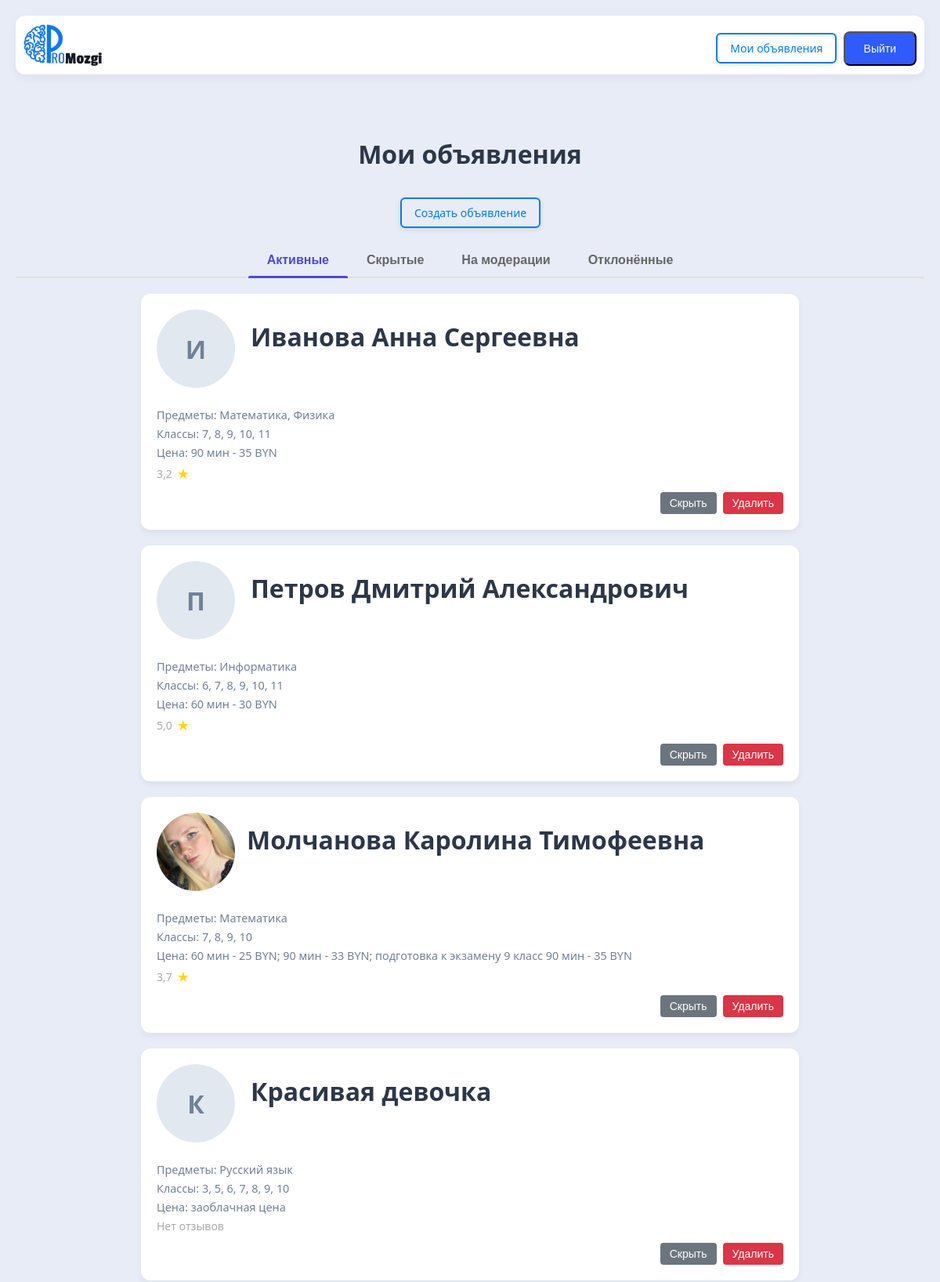
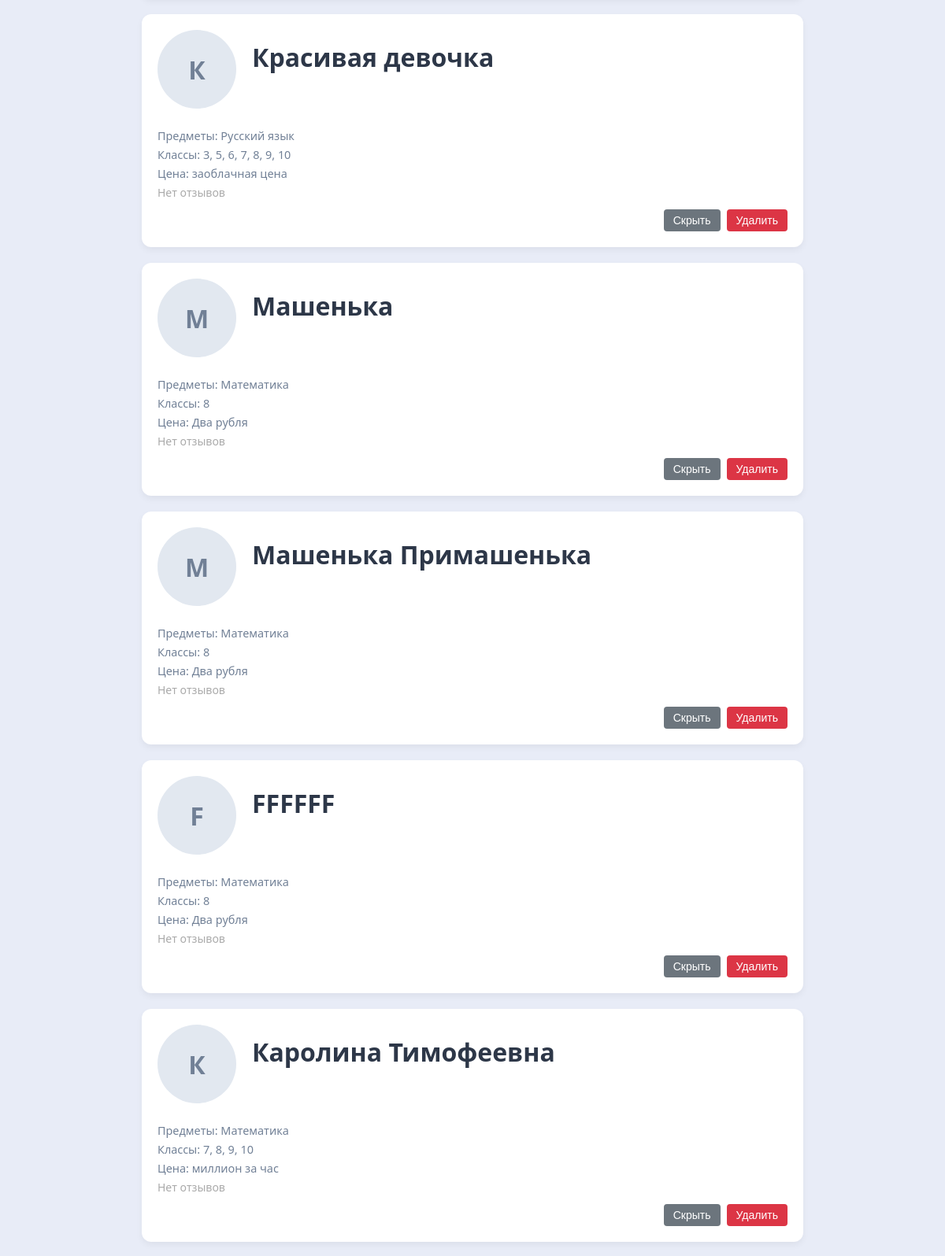
The app's page /my-ads/ (signed in, upper part) with its own data (2 pictures, top to bottom).
### myapp/models.py (models this page shows, shortened)
class Teacher(models.Model):
	user = models.ForeignKey(User, on_delete=models.CASCADE, verbose_name="Пользователь", related_name="teachers")
	photo = models.ImageField(upload_to='teachers_photos/', blank=True, null=True, verbose_name="Фото")
	fio = models.CharField("ФИО", max_length=50)
	description = models.TextField("Onиcaниe", null=True, blank=True)
	price = models.TextField("Цена", null=True, blank=True)
	subjects = models.ManyToManyField(Subjects, verbose_name="Учебный предмет")
	klass = models.ManyToManyField(Klass, verbose_name= "Класс")
	phone = models.CharField("Телефон", max_length=20, blank=True, null=True)
	STATUS_CHOICES = [
        ('active', 'Активное'),
        ('hidden', 'Скрытое'),
        ('moderation', 'На модерации'),
		('rejected', 'Отклонённые'),
    ]
	status = models.CharField(max_length=20, choices=STATUS_CHOICES, default='moderation')
	def average_rating(self):
		reviews = self.reviews.all()  # предполагается, что related_name='reviews'
		if not reviews:
			return 0
		avg = sum(review.rating for review in reviews) / len(reviews)
		return round(avg, 1)
	def __str__(self):
		return f"{self.fio}, {self.subjects_list}"
	class Meta:
		verbose_name_plural = "Учителя"
		verbose_name = "Учитель"
	@property
	def subjects_list(self):
		return ", ".join(map(str, self.subjects.all()))
	@property
	def klass_list(self):
		return ", ".join(map(str, self.klass.all()))

class Subjects(models.Model):
	name = models.CharField("Учебный предмет", max_length = 50)
	def __str__(self):
		return f"{self.name}"
	class Meta:
		verbose_name_plural = "Учебные предметы"
		verbose_name = "Учебный предмет"

class Klass(models.Model):
	name = models.CharField("Класс", max_length = 2)
	def __str__(self):
		return f"{self.name}"
	class Meta:
		verbose_name_plural = "Классы"
		verbose_name = "Класс"

class Review(models.Model):
    teacher = models.ForeignKey('Teacher', on_delete=models.CASCADE, related_name='reviews')
    user = models.ForeignKey(User, on_delete=models.CASCADE)
    text = models.TextField(verbose_name="Отзыв")
    rating = models.IntegerField(verbose_name="Оценка", choices=[(i, i) for i in range(1, 6)])
    created_at = models.DateTimeField(auto_now_add=True)

### myapp/views.py (the view)
# urls.py: path('my-ads/', MyAdsView.as_view(), name='my_ads'),
class MyAdsView(LoginRequiredMixin, ListView):
    model = Teacher
    template_name = 'teachers/my_ads.html'
    context_object_name = 'teachers'
    def get_queryset(self):
        return Teacher.objects.filter(user=self.request.user)
    def get_context_data(self, **kwargs):
        context = super().get_context_data(**kwargs)
        context['subjects'] = Subjects.objects.all()
        context['klasses'] = Klass.objects.all()
        print(context)
        return context

### myapp/templatetags/user_tags.py (called while the page is built)
@register.filter
def in_group(user, group_name):
    return user.groups.filter(name=group_name).exists()

### myapp/templates/teachers/my_ads.html (shortened to what this page needs)
{% load static %}
{% load user_tags %}
<!DOCTYPE html>
<html lang="en">
<head>
    <link rel="stylesheet" type="text/css" href="{% static 'myapp/style.css' %}">
    <link rel="stylesheet" href="{% static 'myapp/footer.css' %}">
    <link rel="stylesheet" href="{% static 'myapp/header.css' %}">
    <link rel="stylesheet" href="{% static 'myapp/my_ads.css' %}">
</head>
<body>
<header class="site-header">
    <div class="header-card">
        <a href="{% url 'teachers_list' %}" class="header-logo">
            <img src="{% static 'myapp/images/logo_header.png' %}" alt="ProMozgi" class="logo-img">
        </a>
        <div class="header-controls">
            {% if user.is_authenticated %}
                <div style="display: inline;">
                    <a href="{% url 'my_ads' %}" class="btn-outline">Мои объявления</a>
                    <form method="post" action="{% url 'logout' %}" style="display: inline;" id="logout-form">
                        <button type="submit" class="btn-v">Выйти</button>
                    </form>
                </div>
            {% else %}
                <div style="display: inline;">
                    <a href="{% url 'register' %}" class="btn-outline">Регистрация</a>
                    <a href="{% url 'login' %}?next={{ request.get_full_path|urlencode }}" class="btn-v">Войти</a>
                </div>
            {% endif %}
        </div>
    </div>
</header>
    <h1>Мои объявления</h1>
        <p style ="text-align: center;">
            <a href="{% url 'create_teacher' %}" class="btn-outline">Создать объявление</a>
        </p>
        <div class="tabs">
            <button class="tab-button active" data-tab="active">Активные</button>
            <button class="tab-button" data-tab="hidden">Скрытые</button>
            <button class="tab-button" data-tab="moderation">На модерации</button>
            <button class="tab-button" data-tab="rejected">Отклонённые</button>
        </div>
        <div id="active" class="tab-content active">
            {% if teachers %}
                {% for teacher in teachers %}
                {% if teacher.status == 'active' %}
                <div class="teacher-card" data-teacher-id="{{ teacher.id }}" data-status="active">
                    <a href="{% url 'teacher_details' teacher.id %}" class="teacher-link">
                        <div class="teacher-header">
                            {% if teacher.photo %}
                                <img src="{{ teacher.photo.url }}" alt="Фото {{ teacher.fio }}" class="avatar">
                            {% else %}
                                <div class="avatar-placeholder">{{ teacher.fio|first }}</div>
                            {% endif %}
                            <h1 class="teacher-name">{{ teacher.fio }}</h1>
                        </div>
                        <p class="subjects">Предметы: {{ teacher.subjects_list }}</p>
                        <p class="klass">Классы: {{ teacher.klass_list }}</p>
                        <p class="price">Цена: {{ teacher.price }}</p>
                        {% if teacher.average_rating > 0 %}
                        <div class="teacher-rating">
                            <span class="rating-value">{{ teacher.average_rating }}</span>
                            <span class="star">★</span>
                        </div>
                        {% else %}
                            <div class="teacher-rating">
                                <span class="rating-value">Нет отзывов</span>
                            </div>
                        {% endif %}
                    </a>
                    <div class="card-actions">
                        <button class="action-btn hide-btn" data-teacher-id="{{ teacher.id }}">Скрыть</button>
                        <button class="action-btn delete-btn" data-teacher-id="{{ teacher.id }}">Удалить</button>
                    </div>
                </div>
                {% endif %}
                {% endfor %}
            {% else %}
                <p style="color: #6c757d; text-align: center;">У вас пока нет объявлений.</p>
            {% endif %}
        </div>
</body>
</html>

### myapp/static/myapp/style.css (style rules this page uses)
body { font-family: 'Segoe UI', Tahoma, Geneva, Verdana, sans-serif; background-color: #e8ecf7; color: #2D3748; margin: 0; padding: 20px; }
h1 { text-align: center; color: #2D3748; margin-bottom: 30px; }
.btn-v { display: inline-block; background-color: #2D5BFF; color: white; padding: 12px 24px; border-radius: 8px; text-decoration: none; font-size: 14px; font-weight: 500; transition: background-color 0.2s; margin-top: 10px; }
.btn-outline { display: inline-block; padding: 10px 16px; margin: 4px; font-size: 14px; font-weight: 500; color: #007bff; text-decoration: none; border: 2px solid #007bff; border-radius: 8px; background: none; cursor: pointer; transition: all 0.2s ease; box-shadow: 0 2px 6px rgba(0, 0, 0, 0.1); }
.avatar { width: 100px; height: 100px; border-radius: 50%; object-fit: cover; margin-right: 15px; }
.avatar-placeholder { width: 100px; height: 100px; border-radius: 50%; background-color: #e2e8f0; display: flex; align-items: center; justify-content: center; font-size: 32px; color: #718096; margin-right: 20px; font-weight: bold; }
.btn-outline { padding: 8px 16px; background: transparent; color: #007bff; border: 2px solid #007bff; border-radius: 6px; cursor: pointer; font-size: 14px; margin-left: 5px; }

### myapp/static/myapp/header.css (style rules this page uses)
.header-card { background: #fff; border-radius: 12px; box-shadow: 0 4px 12px rgba(0, 0, 0, 0.05); padding: 10px; max-width: auto; margin-bottom: 80px; display: flex; justify-content: space-between; align-items: center; gap: 12px; }
.header-logo { display: flex; align-items: center; flex: 1; }
.logo-img { max-width: 100px; height: auto; display: block; }
.header-controls { display: flex; gap: 8px; align-items: center; }

### myapp/static/myapp/my_ads.css (style rules this page uses)
.tabs { display: flex; justify-content: center; border-bottom: 2px solid #e0e0e0; margin-bottom: 20px; }
.tab-button { background: none; border: none; padding: 12px 24px; font-size: 16px; font-weight: 600; color: #666; cursor: pointer; position: relative; transition: color 0.2s ease; }
.tab-button.active { color: #4f46e5; }
.tab-button.active::after { content: ''; position: absolute; bottom: -2px; left: 0; right: 0; height: 3px; background-color: #4f46e5; border-radius: 2px 2px 0 0; }
.tab-content { display: none; }
.tab-content.active { display: block; }
.card-actions { display: flex; gap: 8px; margin-top: 12px; justify-content: flex-end; }
.action-btn { padding: 6px 12px; border: none; border-radius: 4px; font-size: 14px; font-weight: 500; cursor: pointer; transition: background-color 0.2s ease; }
.delete-btn { background-color: #dc3545; color: white; }
.hide-btn { background-color: #6c757d; color: white; }
.teacher-card, .hidden-teacher-card { display: block; margin: 0 auto; max-width: 800px; background: white; border-radius: 12px; box-shadow: 0 4px 8px rgba(0,0,0,0.05); padding: 20px; margin-bottom: 20px; transition: transform 0.2s ease, box-shadow 0.2s ease; text-decoration: none; color: inherit; position: relative; }
.teacher-card { cursor: pointer; }
.teacher-header { display: flex; align-items: center; margin-bottom: 25px; }
.teacher-name { margin-top: 0; color: #2D3748; border-bottom: 2px solid transparent; transition: border-color 0.2s ease; display: inline-block; }
.subjects, .klass, .price { font-size: 0.9em; color: #718096; margin: 5px 0; }
.teacher-rating { display: flex; align-items: center; gap: 6px; font-size: 14px; color: #aaa; }
.teacher-rating .star { color: #FFD700; font-size: 18px; }
.teacher-rating .rating-value { color: #aaa; }
.teacher-card a, .teacher-card a:hover, .teacher-card a:active, .teacher-card a:visited, .hidden-teacher-card a, .hidden-teacher-card a:hover, .hidden-teacher-card a:active, .hidden-teacher-card a:visited { text-decoration: none; }

### records on screen
Teacher: fio|first "И", fio "Иванова Анна Сергеевна", subjects_list "Математика, Физика", klass_list "7, 8, 9, 10, 11", price "90 мин - 35 BYN", average_rating "3,2"
Teacher: fio|first "П", fio "Петров Дмитрий Александрович", subjects_list "Информатика", klass_list "6, 7, 8, 9, 10, 11", price "60 мин - 30 BYN", average_rating "5,0"
Teacher: photo (picture), fio "Молчанова Каролина Тимофеевна", subjects_list "Математика", klass_list "7, 8, 9, 10", price "60 мин - 25 BYN; 90 мин - 33 BYN; подготовка к экзамену 9 класс 90 мин - 35 BYN", average_rating "3,7"
Teacher: fio|first "К", fio "Красивая девочка", subjects_list "Русский язык", klass_list "3, 5, 6, 7, 8, 9, 10", price "заоблачная цена", shows "Нет отзывов"
Teacher: fio|first "К", fio "Красивая девочка", subjects_list "Русский язык", klass_list "3, 5, 6, 7, 8, 9, 10", price "заоблачная цена", shows "Нет отзывов"
Teacher: fio|first "М", fio "Машенька", subjects_list "Математика", klass_list "8", price "Два рубля", shows "Нет отзывов"
Teacher: fio|first "М", fio "Машенька Примашенька", subjects_list "Математика", klass_list "8", price "Два рубля", shows "Нет отзывов"
Teacher: fio|first "F", fio "FFFFFF", subjects_list "Математика", klass_list "8", price "Два рубля", shows "Нет отзывов"
Teacher: fio|first "К", fio "Каролина Тимофеевна", subjects_list "Математика", klass_list "7, 8, 9, 10", price "миллион за час", shows "Нет отзывов"
